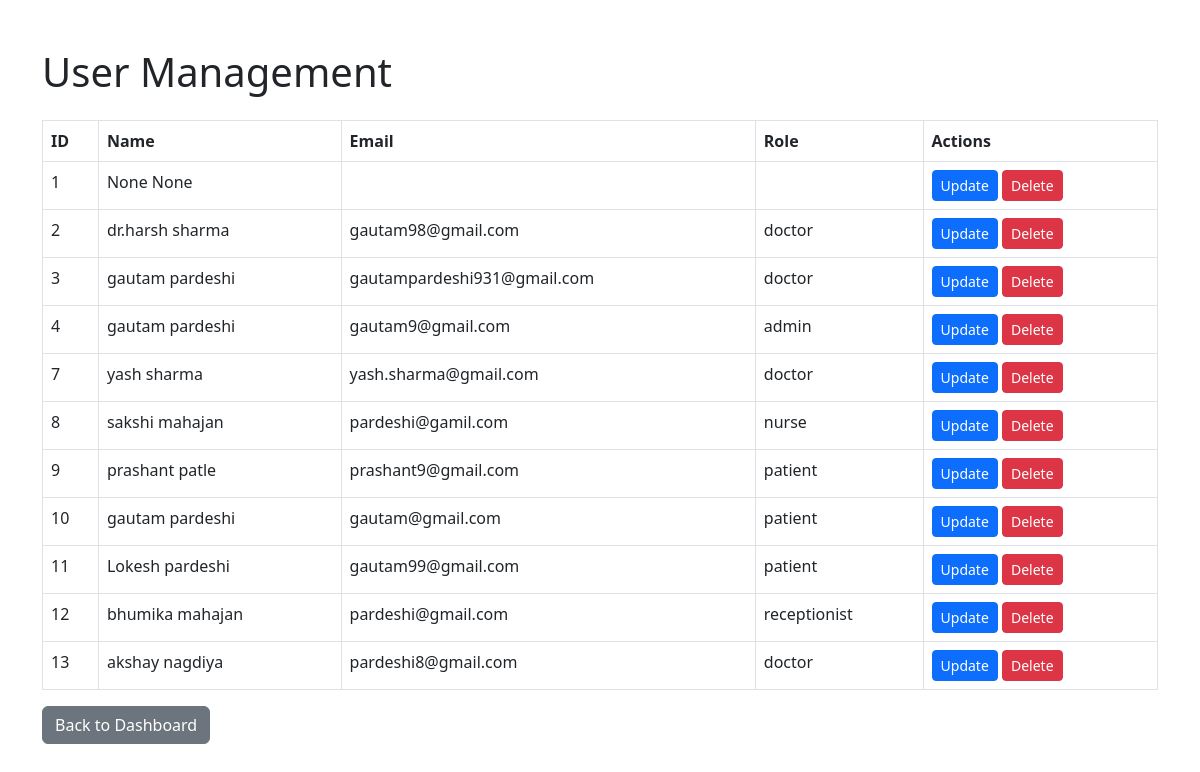
/list_users/ (signed in), run on an earlier commit of the app's database.
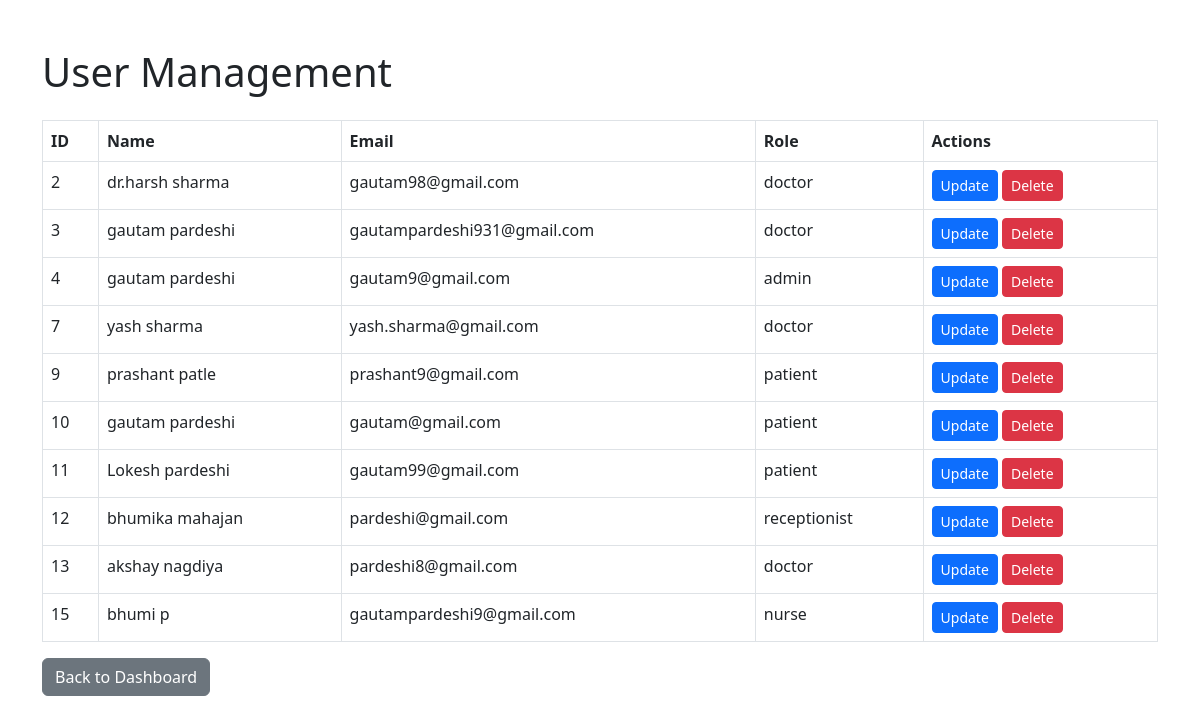
And on a later commit of the database.
### user/models.py (models this page shows, shortened)
class CustomUser(AbstractUser):
    ROLE_CHOICES = [
        ('admin', 'Admin'),
        ('doctor', 'Doctor'),
        ('patient', 'Patient'),
        ('nurse', 'Nurse'),
        ('receptionist', 'Receptionist'),
    ]
    GENDER_CHOICE=[
        ('MALE','MALE'),
        ('FEMALE','FEMALE')
    ]
    DEPARTMENT_CHOICES=[
        ('emergency', 'Emergency'),
        ('opd', 'Outpatient Department (OPD)'),
        ('surgery', 'Surgery'),
        ('radiology', 'Radiology'),
        ('laboratory', 'Laboratory'),
        ('pediatrics', 'Pediatrics'),
        ('gynecology', 'Gynecology & Obstetrics'),
        ('cardiology', 'Cardiology'),
        ('neurology', 'Neurology'),
        ('dermatology', 'Dermatology'),
        ('psychiatry', 'Psychiatry & Mental Health'),
        ('ophthalmology', 'Ophthalmology'),
        ('pharmacy', 'Pharmacy'),
        ('orthopedics', 'Orthopedics'),
        ('nephrology', 'Nephrology'),
        ('urology', 'Urology'),
        ('gastroenterology', 'Gastroenterology'),
        ('infectious_diseases', 'Infectious Diseases')
    ]
    DEPARTMENT = models.CharField(max_length=100, choices=DEPARTMENT_CHOICES, default="general")
    role = models.CharField(max_length=20, choices=ROLE_CHOICES)
    first_name = models.CharField(max_length=30, null=True, blank=True)
    last_name = models.CharField(max_length=30, null=True, blank=True)
    gender = models.CharField(max_length=6, choices=GENDER_CHOICE, null=True, blank=True)
    email = models.EmailField(unique=True)
    age = models.IntegerField(null=True, blank=True)
    contact_number = models.CharField(max_length=15, null=True, blank=True)

### user/views.py (the view)
# urls.py: path('list_users/', list_users, name='list_users'),
@login_required
def list_users(request):
    if request.user.role != 'admin':
        return render(request, '403.html')  # Unauthorized access
    users = CustomUser.objects.all()
    return render(request, 'list_users.html', {'users': users})

### user/Templates/list_users.html (shortened to what this page needs)
<!DOCTYPE html>
<html lang="en">
<head>
    <link rel="stylesheet" href="https://cdnjs.cloudflare.com/ajax/libs/bootstrap/5.3.0-alpha1/css/bootstrap.min.css">
</head>
<body>
    <div class="container mt-5">
        <h1 class="mb-4">User Management</h1>
        <table class="table table-bordered">
            <thead class="thead-light">
                <tr>
                    <th>ID</th>
                    <th>Name</th>
                    <th>Email</th>
                    <th>Role</th>
                    <th>Actions</th>
                </tr>
            </thead>
            <tbody>
                {% for user in users %}
                <tr>
                    <td>{{ user.id }}</td>
                    <td>{{ user.first_name }} {{ user.last_name }}</td>
                    <td>{{ user.email }}</td>
                    <td>{{ user.role }}</td>
                    <td>
                        <a href="{% url 'update_user' user.id %}" class="btn btn-sm btn-primary">Update</a>
                        <a href="{% url 'delete_user' user.id %}" class="btn btn-sm btn-danger">Delete</a>
                    </td>
                </tr>
                {% empty %}
                <tr>
                    <td colspan="5" class="text-center">No users found.</td>
                </tr>
                {% endfor %}
            </tbody>
        </table>
        <a href="{% url 'admin_dashboard' %}" class="btn btn-secondary">Back to Dashboard</a>
    </div>
</body>
</html>

What changed in the data, as far as the page shows it:
removed CustomUser: id "1", first_name "None", last_name "None"
removed CustomUser: id "8", first_name "sakshi", last_name "mahajan", email "pardeshi@gamil.com", role "nurse"
added CustomUser: id "15", first_name "bhumi", last_name "p", email "gautampardeshi9@gmail.com", role "nurse"
